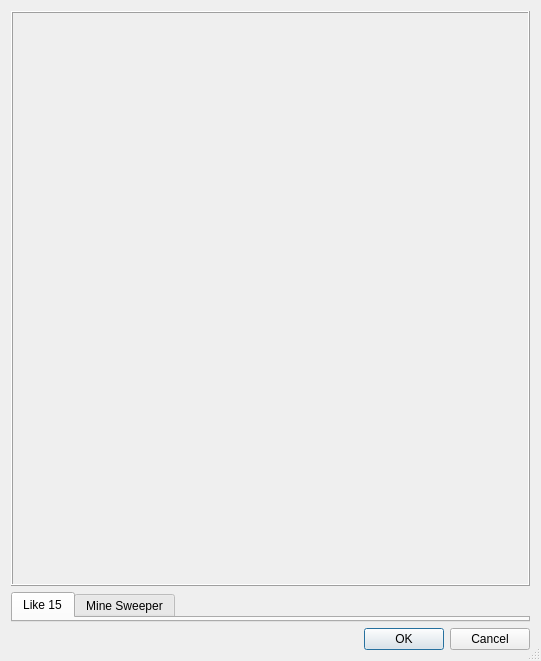
<?xml version="1.0" encoding="UTF-8"?>
<ui version="4.0">
 <class>DialogStartGame</class>
 <widget class="QDialog" name="DialogStartGame">
  <property name="geometry">
   <rect>
    <x>0</x>
    <y>0</y>
    <width>541</width>
    <height>661</height>
   </rect>
  </property>
  <property name="windowTitle">
   <string>EzPuzzles - Start a new game.</string>
  </property>
  <property name="sizeGripEnabled">
   <bool>true</bool>
  </property>
  <layout class="QVBoxLayout" name="verticalLayout" stretch="1,0,0">
   <item>
    <widget class="FrameImageSelector" name="frameImageSelector">
     <property name="sizePolicy">
      <sizepolicy hsizetype="Expanding" vsizetype="Expanding">
       <horstretch>0</horstretch>
       <verstretch>0</verstretch>
      </sizepolicy>
     </property>
     <property name="frameShape">
      <enum>QFrame::Box</enum>
     </property>
     <property name="frameShadow">
      <enum>QFrame::Raised</enum>
     </property>
    </widget>
   </item>
   <item>
    <widget class="QTabWidget" name="tabWidget">
     <property name="currentIndex">
      <number>0</number>
     </property>
     <widget class="FormSettingsLikeFifteen" name="formSettingsLikeFifteen">
      <property name="enabled">
       <bool>false</bool>
      </property>
      <attribute name="title">
       <string>Like 15</string>
      </attribute>
     </widget>
     <widget class="FormSettingsMineSweeper" name="formSettingsMineSweeper">
      <property name="enabled">
       <bool>false</bool>
      </property>
      <attribute name="title">
       <string>Mine Sweeper</string>
      </attribute>
     </widget>
    </widget>
   </item>
   <item>
    <widget class="QDialogButtonBox" name="buttonBox">
     <property name="orientation">
      <enum>Qt::Horizontal</enum>
     </property>
     <property name="standardButtons">
      <set>QDialogButtonBox::Cancel|QDialogButtonBox::Ok</set>
     </property>
    </widget>
   </item>
  </layout>
 </widget>
 <customwidgets>
  <customwidget>
   <class>FrameImageSelector</class>
   <extends>QFrame</extends>
   <header>widgets/FrameImageSelector.h</header>
   <container>1</container>
  </customwidget>
  <customwidget>
   <class>FormSettingsMineSweeper</class>
   <extends>QWidget</extends>
   <header>widgets/FormSettingsMineSweeper.h</header>
   <container>1</container>
  </customwidget>
  <customwidget>
   <class>FormSettingsLikeFifteen</class>
   <extends>QWidget</extends>
   <header>widgets/FormSettingsLikeFifteen.h</header>
   <container>1</container>
  </customwidget>
 </customwidgets>
 <resources/>
 <connections>
  <connection>
   <sender>buttonBox</sender>
   <signal>accepted()</signal>
   <receiver>DialogStartGame</receiver>
   <slot>accept()</slot>
   <hints>
    <hint type="sourcelabel">
     <x>248</x>
     <y>254</y>
    </hint>
    <hint type="destinationlabel">
     <x>157</x>
     <y>274</y>
    </hint>
   </hints>
  </connection>
  <connection>
   <sender>buttonBox</sender>
   <signal>rejected()</signal>
   <receiver>DialogStartGame</receiver>
   <slot>reject()</slot>
   <hints>
    <hint type="sourcelabel">
     <x>316</x>
     <y>260</y>
    </hint>
    <hint type="destinationlabel">
     <x>286</x>
     <y>274</y>
    </hint>
   </hints>
  </connection>
 </connections>
</ui>
